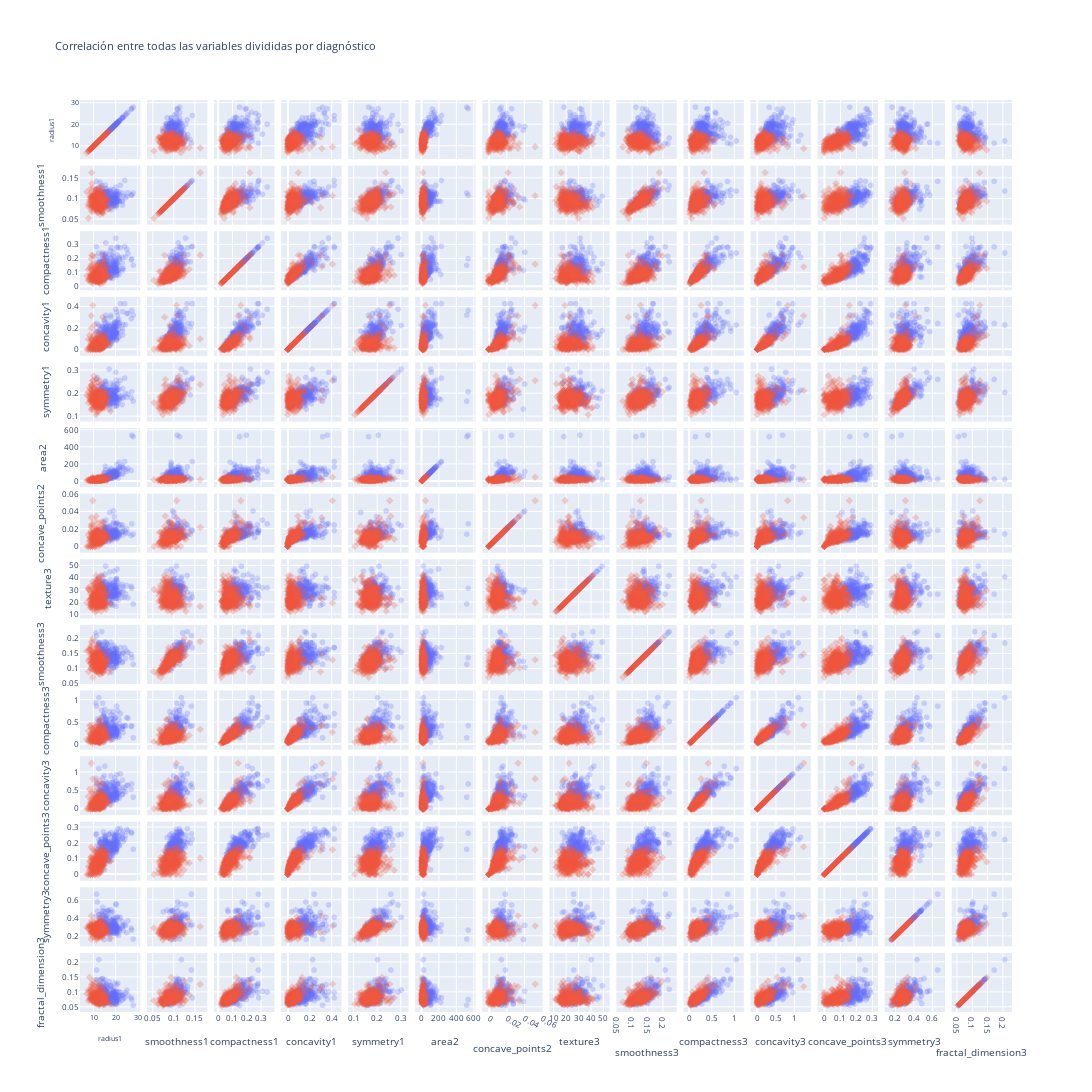

Write notebook code for a chart like this one.
### Markdown cell above
#### Scatterplots

### Code cell
variables = df_filtrado.columns.drop('diagnosis')
fig = px.scatter_matrix(df_filtrado, 
                        dimensions=variables, 
                        title='Correlación entre todas las variables divididas por diagnóstico',
                        width=1700, 
                        height=1500,
                        opacity=0.25,
                        color_continuous_scale=['orange', 'blue', 'white'],
                        symbol='diagnosis',
                        color='diagnosis')
fig.update_traces(diagonal_visible=True)
fig.update_layout(showlegend=False, coloraxis_showscale=False, font=dict(size=8))
fig.update_xaxes(title_font=dict(size=7), tickfont=dict(size=7))
fig.update_yaxes(title_font=dict(size=7), tickfont=dict(size=7))
fig.show()

### Figure 1 — Plotly figure (JSON) as saved in the notebook; plotly's stock layout.template omitted (floating-point values rounded to 4 significant figures; data arrays with more than 128 entries replaced by an {"elided": "..."} marker saying what was removed)
{"data": [{"diagonal": {"visible": true}, "dimensions": [{"axis": {"matches": true}, "label": "radius1", "values": {"elided": "212 float values"}}, {"axis": {"matches": true}, "label": "smoothness1", "values": {"elided": "212 float values"}}, {"axis": {"matches": true}, "label": "compactness1", "values": {"elided": "212 float values"}}, {"axis": {"matches": true}, "label": "concavity1", "values": {"elided": "212 float values"}}, {"axis": {"matches": true}, "label": "symmetry1", "values": {"elided": "212 float values"}}, {"axis": {"matches": true}, "label": "area2", "values": {"elided": "212 float values"}}, {"axis": {"matches": true}, "label": "concave_points2", "values": {"elided": "212 float values"}}, {"axis": {"matches": true}, "label": "texture3", "values": {"elided": "212 float values"}}, {"axis": {"matches": true}, "label": "smoothness3", "values": {"elided": "212 float values"}}, {"axis": {"matches": true}, "label": "compactness3", "values": {"elided": "212 float values"}}, {"axis": {"matches": true}, "label": "concavity3", "values": {"elided": "212 float values"}}, {"axis": {"matches": true}, "label": "concave_points3", "values": {"elided": "212 float values"}}, {"axis": {"matches": true}, "label": "symmetry3", "values": {"elided": "212 float values"}}, {"axis": {"matches": true}, "label": "fractal_dimension3", "values": {"elided": "212 float values"}}], "hovertemplate": "diagnosis=1<br>%{xaxis.title.text}=%{x}<br>%{yaxis.title.text}=%{y}<extra></extra>", "legendgroup": "1", "marker": {"color": "#636efa", "opacity": 0.25, "symbol": "circle"}, "name": "1", "showlegend": true, "type": "splom"}, {"diagonal": {"visible": true}, "dimensions": [{"axis": {"matches": true}, "label": "radius1", "values": {"elided": "357 float values"}}, {"axis": {"matches": true}, "label": "smoothness1", "values": {"elided": "357 float values"}}, {"axis": {"matches": true}, "label": "compactness1", "values": {"elided": "357 float values"}}, {"axis": {"matches": true}, "label": "concavity1", "values": {"elided": "357 float values"}}, {"axis": {"matches": true}, "label": "symmetry1", "values": {"elided": "357 float values"}}, {"axis": {"matches": true}, "label": "area2", "values": {"elided": "357 float values"}}, {"axis": {"matches": true}, "label": "concave_points2", "values": {"elided": "357 float values"}}, {"axis": {"matches": true}, "label": "texture3", "values": {"elided": "357 float values"}}, {"axis": {"matches": true}, "label": "smoothness3", "values": {"elided": "357 float values"}}, {"axis": {"matches": true}, "label": "compactness3", "values": {"elided": "357 float values"}}, {"axis": {"matches": true}, "label": "concavity3", "values": {"elided": "357 float values"}}, {"axis": {"matches": true}, "label": "concave_points3", "values": {"elided": "357 float values"}}, {"axis": {"matches": true}, "label": "symmetry3", "values": {"elided": "357 float values"}}, {"axis": {"matches": true}, "label": "fractal_dimension3", "values": {"elided": "357 float values"}}], "hovertemplate": "diagnosis=0<br>%{xaxis.title.text}=%{x}<br>%{yaxis.title.text}=%{y}<extra></extra>", "legendgroup": "0", "marker": {"color": "#EF553B", "opacity": 0.25, "symbol": "diamond"}, "name": "0", "showlegend": true, "type": "splom"}], "layout": {"coloraxis": {"showscale": false}, "dragmode": "select", "font": {"size": 8}, "height": 1500, "legend": {"title": {"text": "diagnosis"}, "tracegroupgap": 0}, "showlegend": false, "title": {"text": "Correlación entre todas las variables divididas por diagnóstico"}, "width": 1700, "xaxis": {"tickfont": {"size": 7}, "title": {"font": {"size": 7}}}, "yaxis": {"tickfont": {"size": 7}, "title": {"font": {"size": 7}}}}}
